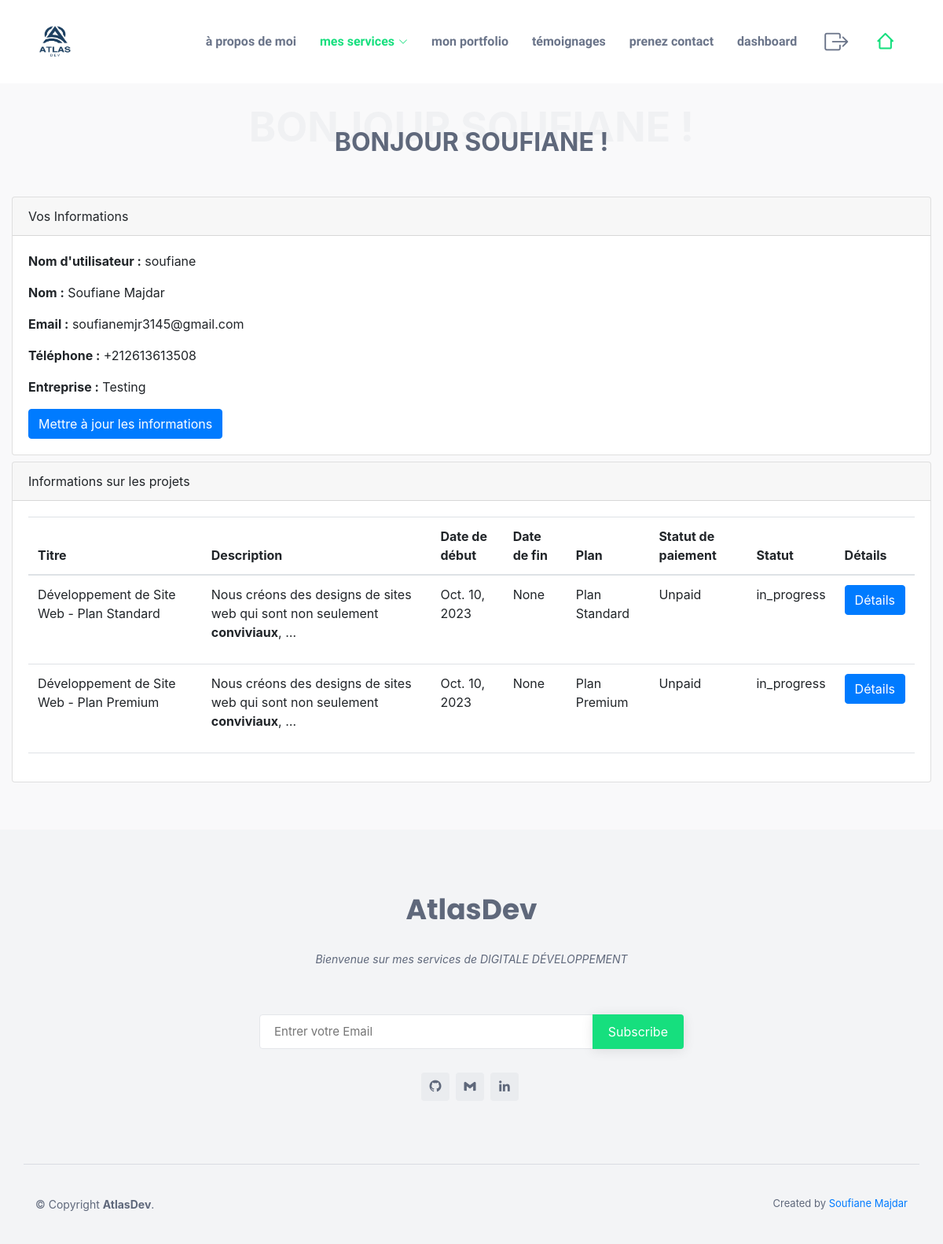
Page /update/ (signed in) on the committed database.
### Core/models.py (models this page shows, shortened)
class WebInfo(models.Model):
    owner_name = models.CharField(max_length=150,default='Soufiane Majdar')
    website_name = models.CharField(max_length=150,default='Agency')
    website_description = RichTextField(null=True, blank=True)
    website_logo = models.ImageField(upload_to='WebInfo/', null=True, blank=True)
    Hero_title = models.CharField(max_length=150)
    Hero_description = RichTextField(null=True, blank=True)
    Hero_image = models.ImageField(upload_to='WebInfo/', null=True, blank=True)
    about_title = models.CharField(max_length=150)
    about_description = RichTextField(null=True, blank=True)
    about_image = models.ImageField(upload_to='WebInfo/', null=True, blank=True)
    Services_title = models.CharField(max_length=150)
    Services_description = RichTextField(null=True, blank=True)
    Portfolio_title = models.CharField(max_length=150)
    Portfolio_description = RichTextField(null=True, blank=True)
    Testimonial_title = models.CharField(max_length=150,blank=True)
    Testimonial_description = RichTextField(null=True, blank=True)
    Contact_title = models.CharField(max_length=150)
    Contact_description = RichTextField(null=True, blank=True)
    Location = models.TextField(null=True, blank=True)
    Email = models.EmailField(null=True, blank=True, max_length=254)
    Phone = models.CharField(null=True, blank=True, max_length=20)
    linkedin = models.URLField(null=True, blank=True)
    github = models.URLField(null=True, blank=True)

class Client(models.Model):
    name = models.CharField(max_length=50)
    email = models.EmailField(max_length=100)
    username = models.CharField(max_length=100, blank=True)
    password = models.CharField(max_length=100  ,blank=True)
    phone_number = models.CharField(max_length=20)
    company_name = models.CharField(max_length=100, blank=True)
    is_active = models.BooleanField(default=True,blank=True)

class Project(models.Model):
    title = models.CharField(max_length=100)
    description = RichTextField()
    start_date = models.DateField(default=timezone.now)
    end_date = models.DateField(blank=True, null=True)
    client = models.ForeignKey(Client, on_delete=models.CASCADE)
    plan = models.ForeignKey(Plan, on_delete=models.CASCADE, blank=True, null=True)
    PAYMENT_STATUS_CHOICES = (
        ('Pending', 'Pending'),
        ('Canceled', 'Canceled'),
        ('Refunded', 'Refunded'),
        ('Partially Paid', 'Partially Paid'),
        ('Paid', 'Paid'),
        ('Unpaid', 'Unpaid')
    )
    payment_status = models.CharField(max_length=20, choices=PAYMENT_STATUS_CHOICES, default='Unpaid')
    STATUS_CHOICES = (
        ('in_progress', 'In progress'),
        ('Completed', 'Completed'),
        ('Delevered', 'Delevered'),
        ('Pending', 'Pending'),
        ('Canceled', 'Canceled'),
        ('On Hold', 'On Hold'),
        ('On Hosting', 'On Hosting'),
        ('On Development', 'On Development'),
        ('On Design', 'On Design'),
        ('On Testing', 'On Testing'),
        ('On Maintenance', 'On Maintenance'),
        ('On Support', 'On Support'),
        ('On Review', 'On Review'),
    )
    status = models.CharField(max_length=20, choices=STATUS_CHOICES, default='in_progress')

class Plan(models.Model):
    name = models.CharField(max_length=100)
    price = models.FloatField()
    recommended = models.BooleanField(default=False, blank=True)
    items = models.ManyToManyField(Item, blank=True)
    def __str__(self):
        return self.name

### Core/views.py (the view)
# urls.py: path('update/', update, name='update'),
def update(request):
    if request.method == 'POST':
        full_name = request.POST['full_name']
        username = request.POST['username']
        email = request.POST['email']
        password = request.POST['password']
        phone = request.POST['phone']
        company = request.POST['company']
        client = Client(name=full_name, username=username, email=email, password=password, phone_number=phone, company_name=company)
        client.save()
        request.session['client_id'] = client.id
        return dashboard(request)
    else:
        return dashboard(request)

### Core/views.py (called while the page is built)
def dashboard(request):
    title="Dashboard"
    services = Service.objects.all()
    context={'title':title,'services':services}
    if 'client_id' not in request.session:
        return login(request)
    projects = Project.objects.filter(client=request.session['client_id'])
    client = Client.objects.get(id=request.session['client_id'])
    context['projects'] = projects
    context['client'] = client
    context.update(get_web_info())
    return render(request, 'User/dashboard.html', context)

### templates/User/dashboard.html (shortened to what this page needs)
{% extends "base.html" %}
{% block content %}
<link rel="stylesheet" href="https://maxcdn.bootstrapcdn.com/bootstrap/4.0.0/css/bootstrap.min.css">
<section id="services" class="services section-bg">
<div class="container-fluid mt-6">
    <br>
    <br>
    <br>
    <div class="section-title">
        <span>
            Bonjour {{ client.username }} !
        </span>
        <h2>
            Bonjour {{ client.username }} !
        </h2>
    </div>
    <div class="row mt-6">
        <div class="col-md-12">
            <div class="card">
                <div class="card-header">Vos Informations</div>
                <div class="card-body">
                    <p><strong>Nom d'utilisateur :</strong> {{ client.username }}</p>
                    <p><strong>Nom :</strong> {{ client.name }}</p>
                    <p><strong>Email :</strong> {{ client.email }}</p>
                    <p><strong>Téléphone :</strong> {{ client.phone_number }}</p>
                    <p><strong>Entreprise :</strong> {{ client.company_name }}</p>
                    <button type="button" class="btn btn-primary" data-toggle="modal" data-target="#updateModal">
                        Mettre à jour les informations
                    </button>
                </div>
            </div>
        </div>
    </div>
    <div class="row mt-2">
        <div class="col-md-12">
            <div class="card">
                <div class="card-header">Informations sur les projets</div>
                <div class="card-body">
                    <div class="table-responsive">
                        <table class="table">
                            <thead>
                                <tr>
                                    <th>Titre</th>
                                    <th>Description</th>
                                    <th>Date de début</th>
                                    <th>Date de fin</th>
                                    <th>Plan</th>
                                    <th>Statut de paiement</th>
                                    <th>Statut</th>
                                    <th>Détails</th>
                                </tr>
                            </thead>
                            <tbody>
                                {% for project in projects %}
                                    <tr>
                                        <td>{{ project.title }}</td>
                                        <td>{{ project.description | safe | truncatechars:100 }}</td>
                                        <td>{{ project.start_date }}</td>
                                        <td>{{ project.end_date }}</td>
                                        <td>{{ project.plan }}</td>
                                        <td>{{ project.payment_status }}</td>
                                        <td>{{ project.status }}</td>
                                        <td>
                                            <button type="button" class="btn btn-primary" data-toggle="modal" data-target="#projectModal{{ project.id }}">
                                                Détails
                                            </button>
                                        </td>
                                    </tr>
                                    <div class="modal fade" id="projectModal{{ project.id }}" tabindex="-1" role="dialog" aria-labelledby="projectModalLabel" aria-hidden="true">
                                {% endfor %}
                            </tbody>
                        </table>
                    </div>
                </div>
            </div>
        </div>
    </div>
</div>
</section>
{% endblock %}

### templates/base.html (shortened to what this page needs)
<!DOCTYPE html>
<html lang="en">
  <head>
    <link
      href="/static/assets/vendor/bootstrap/css/bootstrap.min.css"
      rel="stylesheet"
    />
    <link
      href="/static/assets/vendor/bootstrap-icons/bootstrap-icons.css"
      rel="stylesheet"
    />
    <link
      href="/static/assets/vendor/boxicons/css/boxicons.min.css"
      rel="stylesheet"
    />
    <link
      href="/static/assets/vendor/glightbox/css/glightbox.min.css"
      rel="stylesheet"
    />
    <link
      href="/static/assets/vendor/swiper/swiper-bundle.min.css"
      rel="stylesheet"
    />
    <link href="/static/assets/css/style.css" rel="stylesheet" />
    <link rel="stylesheet" href="https://maxcdn.bootstrapcdn.com/bootstrap/4.0.0/css/bootstrap.min.css">
  </head>
  <body>
    <header id="header" class="fixed-top mb-4">
      <div class="container d-flex align-items-center justify-content-between">
        <a href="/" class="logo"><img src="{{website_logo}}" alt=""   width="50px"></a>
        <nav id="navbar" class="navbar">
          <ul>
            <li><a class="nav-link scrollto text-lowercase" href="/#about">{{about_title}}</a></li>
            <li class="dropdown">
              <a class="nav-link scrollto text-lowercase" href="/#services">
                <span>{{Services_title}}</span> <i class="bi bi-chevron-down"></i>
              </a>
            </li>
            <li>
              <a class="nav-link scrollto text-lowercase" href="/#portfolio">{{Portfolio_title}}</a>
            </li>
            <li><a class="nav-link scrollto text-lowercase" href="/#testimonials">{{Testimonial_title}}</a></li>
            <li><a class="nav-link scrollto text-lowercase" href="/#contact">{{Contact_title}}</a></li>
          {% if request.session.client_id %}
          <li>
              <a class="nav-link scrollto text-lowercase" href="{%url 'dashboard' %}">Dashboard</a>
          </li>
          {% endif %}
          <li>
          {% if request.session.client_id %}
              <a href="{% url 'logout' %}"><i class="bi bi-box-arrow-right" style="font-size: 30px"></i></a>
          {% else %}
              <a href="{% url 'login' %}"><i class="bi bi-person" style="font-size: 30px"></i></a>
          {% endif %}
          </li>
          <li><a class="nav-link scrollto active" href="/"></a></li>
          </ul>
        </nav>
      </div>
    </header>
    {% block content %} {% endblock %}
    <footer id="footer">
      <div class="footer-top">
        <div class="container">
          <div class="row justify-content-center">
            <div class="col-lg-6">
              <h3>{{website_name}}</h3>
              <p>
                {{website_description | safe}}
              </p>
            </div>
          </div>
          <div class="row footer-newsletter justify-content-center">
            <div class="col-lg-6">
              <form action="{% url 'subscribe' %}" method="post">
                <input
                  type="email"
                  name="email"
                  placeholder="Entrer votre Email"
                /><input type="submit" value="Subscribe" />
              </form>
            </div>
          </div>
        <div class="social-links">
            <a href="{{github}}" class="twitter" target="_blank"><i class="bx bxl-github"></i></a>
            <a href="mailto:{{Email}}" class="facebook" target="_blank"><i class="bx bxl-gmail"></i></a>
            <a href="{{linkedin}}" class="linkedin" target="_blank"><i class="bx bxl-linkedin"></i></a>
          </div>
        </div>
      </div>
      <div class="container footer-bottom clearfix">
        <div class="copyright">
          &copy; Copyright <strong><span>{{website_name}}</strong
          >.
        </div>
        <div class="credits">
          Created by <a href="{{github}}" target="_blank">{{owner_name}}</a>
        </div>
      </div>
    </footer>
  </body>
</html>

### static/assets/css/style.css (style rules this page uses)
body { font-family: "Open Sans", sans-serif; color: #444444; }
a { color: #14c871; text-decoration: none; }
h1, h2, h3, h4, h5, h6 { font-family: "Raleway", sans-serif; }
#header { background: #fff; transition: all 0.5s; z-index: 997; padding: 20px 0; }
#header .logo { font-size: 32px; margin: 0; padding: 0; line-height: 1; font-weight: 700; letter-spacing: 0.5px; }
#header .logo img { max-height: 40px; }
.navbar { padding: 0; }
.navbar ul { margin: 0; padding: 0; display: flex; list-style: none; align-items: center; }
.navbar li { position: relative; }
.navbar a, .navbar a:focus { display: flex; align-items: center; justify-content: space-between; padding: 10px 0 10px 30px; font-family: "Raleway", sans-serif; font-size: 16px; font-weight: 700; color: #6a7489; white-space: nowrap; transition: 0.3s; }
.navbar a i, .navbar a:focus i { font-size: 12px; line-height: 0; margin-left: 5px; }
.navbar a:hover, .navbar .active, .navbar .active:focus, .navbar li:hover>a { color: #16df7e; }
section { padding: 60px 0; overflow: hidden; }
.section-bg { background-color: #f9f9fa; }
.section-title { text-align: center; padding: 30px 0; position: relative; }
.section-title h2 { font-size: 32px; font-weight: 700; text-transform: uppercase; margin-bottom: 20px; padding-bottom: 0; color: #5f687b; position: relative; z-index: 2; }
.section-title span { position: absolute; top: 30px; color: #f0f1f3; left: 0; right: 0; z-index: 1; font-weight: 700; font-size: 52px; text-transform: uppercase; line-height: 0; }
#footer { background-color: #f3f4f6; color: #5f687b; font-size: 14px; position: relative; }
#footer .footer-top { position: relative; z-index: 2; text-align: center; padding: 80px 0; }
#footer .footer-top h3 { font-size: 36px; font-weight: 700; color: #5f687b; position: relative; font-family: "Poppins", sans-serif; padding-bottom: 0; margin-bottom: 0; }
#footer .footer-top p { font-size: 15; font-style: italic; margin: 30px 0 0 0; padding: 0; }
#footer .footer-top .footer-newsletter { text-align: center; font-size: 15px; margin-top: 30px; }
#footer .footer-top .footer-newsletter form { background: #fff; padding: 6px 10px; position: relative; border-radius: 4px; text-align: left; border: 1px solid #e4e6ea; }
#footer .footer-top .footer-newsletter form input[type=email] { border: 0; padding: 4px 8px; width: calc(100% - 100px); }
#footer .footer-top .footer-newsletter form input[type=submit] { position: absolute; top: -1px; right: -1px; bottom: -1px; border: 0; background: none; font-size: 16px; padding: 0 20px; background: #16df7e; color: #fff; transition: 0.3s; border-radius: 0 4px 4px 0; box-shadow: 0px 2px 15px rgba(0, 0, 0, 0.1); }
#footer .footer-top .social-links { margin-top: 30px; }
#footer .footer-top .social-links a { font-size: 18px; display: inline-block; background: #eaecef; color: #5f687b; line-height: 1; padding: 8px 0; margin-right: 4px; border-radius: 4px; text-align: center; width: 36px; height: 36px; transition: 0.3s; }
#footer .footer-bottom { border-top: 1px solid #d9dce2; z-index: 2; position: relative; padding-top: 40px; padding-bottom: 40px; }
#footer .copyright { float: left; }
#footer .credits { float: right; font-size: 13px; }
body { background-color:#eee; }
.row .table { padding: 28px 0; }

### rows in the picture
WebInfo: about_title "à propos de moi", Services_title "mes services", Portfolio_title "mon portfolio", Testimonial_title "témoignages", Contact_title "prenez contact", website_name "AtlasDev", website_description "Bienvenue sur mes services de DIGITALE DÉVELOPPEMENT", owner_name "Soufiane Majdar"
Client: username "SOUFIANE", username "soufiane", name "Soufiane Majdar", email "soufianemjr3145@gmail.com", phone_number "+212613613508", company_name "Testing"
Project: title "Développement de Site Web - Plan Standard", description "Nous créons des designs de sites web qui sont non seulement conviviaux , …", start_date "Oct. 10, 2023", end_date "None", plan "Plan Standard", payment_status "Unpaid", status "in_progress"
Project: title "Développement de Site Web - Plan Premium", description "Nous créons des designs de sites web qui sont non seulement conviviaux , …", start_date "Oct. 10, 2023", end_date "None", plan "Plan Premium", payment_status "Unpaid", status "in_progress"
